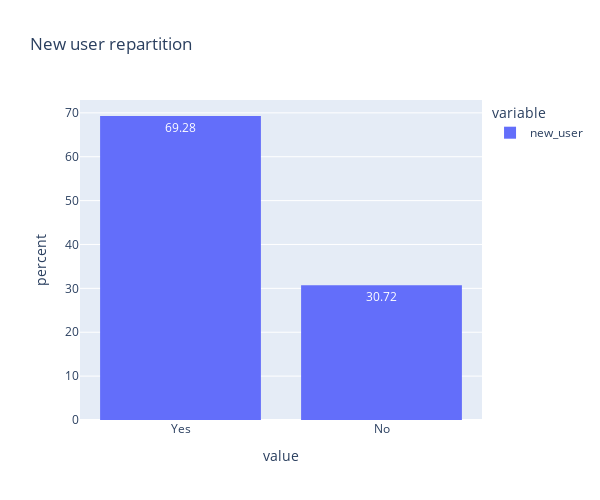

Notebook code for this chart:
### Code cell
fig4 = px.histogram(data["new_user"], 
            title="New user repartition", 
            histnorm= 'percent',
            text_auto=True, 
            nbins=10)

fig4.update_layout(autosize=True, 
                    width=600,
                    height=500)
fig4.show()

### Figure 1 — Plotly figure (JSON) as saved in the notebook; plotly's stock layout.template omitted (floating-point values rounded to 4 significant figures; data arrays with more than 128 entries replaced by an {"elided": "..."} marker saying what was removed)
{"data": [{"alignmentgroup": "True", "bingroup": "x", "histnorm": "percent", "hovertemplate": "variable=new_user<br>value=%{x}<br>percent=%{y}<extra></extra>", "legendgroup": "new_user", "marker": {"color": "#636efa", "pattern": {"shape": ""}}, "name": "new_user", "nbinsx": 10, "offsetgroup": "new_user", "orientation": "v", "showlegend": true, "texttemplate": "%{value}", "type": "histogram", "x": {"elided": "10000 str values"}, "xaxis": "x", "yaxis": "y"}], "layout": {"autosize": true, "barmode": "relative", "height": 500, "legend": {"title": {"text": "variable"}, "tracegroupgap": 0}, "title": {"text": "New user repartition"}, "width": 600, "xaxis": {"anchor": "y", "domain": [0, 1], "title": {"text": "value"}}, "yaxis": {"anchor": "x", "domain": [0, 1], "title": {"text": "percent"}}}}
